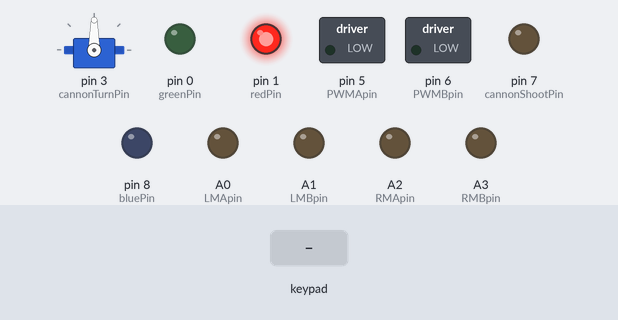
Simulated run of this sketch. Board: Arduino Uno, built with avr-gcc and run on an emulated ATmega328P. On the bench: servo, switched loads named in the sketch (green lamp = pin HIGH), output pins drawn as LEDs (lit = HIGH). The inputs (shaded band) are chosen by the test bench. The audio player accepts every command and is not drawn.

Above: at 2.7 s.
2.8 s: key 'U' pressed
At 3.4 s:
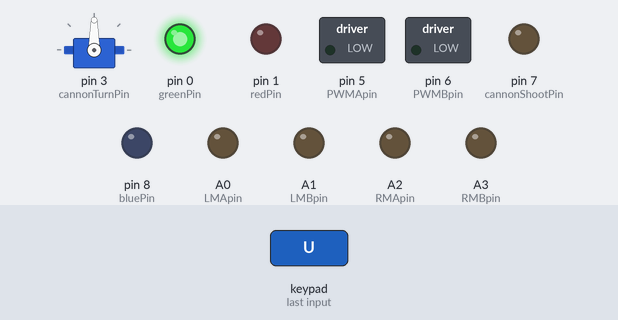
4.3 s: key 'S' pressed
At 4.56 s:
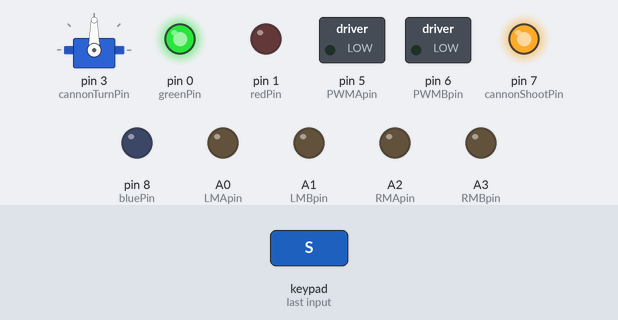
6.2 s: key 'U' pressed
At 6.8 s:
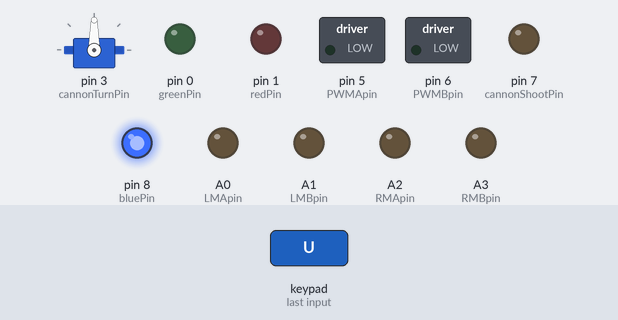
7.7 s: key 'S' pressed
At 7.98 s:
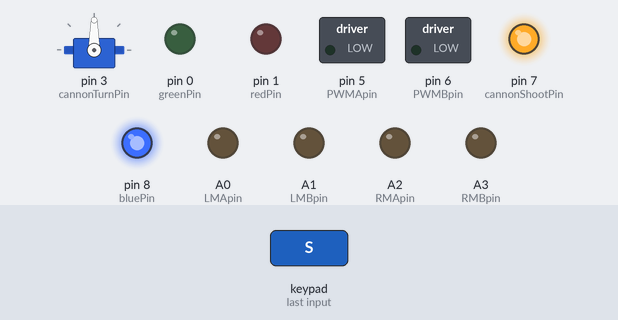
9.6 s: key 'D' pressed
At 10.3 s:
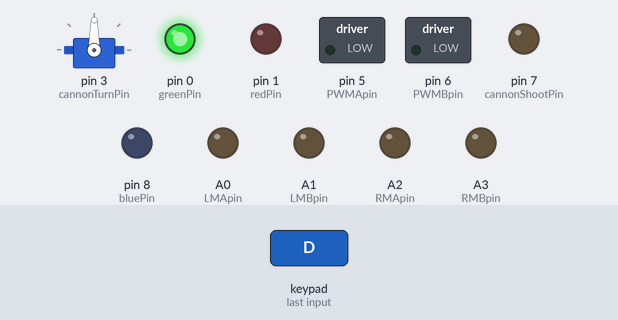
Timing chart, 0 to 12.1 s (numbered marks = the images above; inputs shaded):
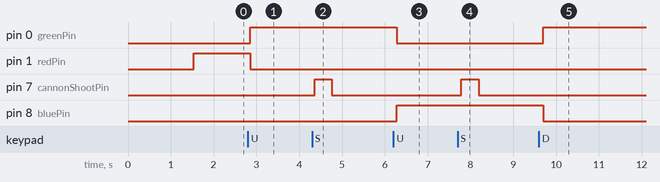

Measured:
- after the input at 2.8 s, pin 0 (greenPin): LOW → HIGH after 0.05 s; pin 1 (redPin): HIGH → LOW after 0.05 s
- after the input at 4.3 s, pin 7 (cannonShootPin): LOW → HIGH after 0.06 s, → LOW 0.40 s later
- after the input at 6.2 s, pin 0 (greenPin): HIGH → LOW after 0.07 s; pin 8 (bluePin): LOW → HIGH after 0.07 s
- after the input at 7.7 s, pin 7 (cannonShootPin): LOW → HIGH after 0.09 s, → LOW 0.40 s later
- after the input at 9.6 s, pin 0 (greenPin): LOW → HIGH after 0.10 s; pin 8 (bluePin): HIGH → LOW after 0.10 s

The sketch:

EA_Water_Proj.ino
```cpp
#include <PS2X_lib.h>  //for v1.6
#include <Wire.h>
#include <Adafruit_MotorShield.h>
#include "SoftwareSerial.h"
#include "DFRobotDFPlayerMini.h"
#include "Servo.h"

PS2X ps2x; // create PS2 Controller Class

//right now, the library does NOT support hot pluggable controllers, meaning
//you must always either restart your Arduino after you conect the controller,
//or call config_gamepad(pins) again after connecting the controller.
int error = 0;
byte type = 0;
byte vibrate = 0;

// Create the motor shield object with the default I2C address
//Adafruit_MotorShield AFMS = Adafruit_MotorShield();
// Or, create it with a different I2C address (say for stacking)
// Adafruit_MotorShield AFMS = Adafruit_MotorShield(0x61);

// Select which 'port' M1, M2, M3 or M4. In this case, M1
//Adafruit_DCMotor *left = AFMS.getMotor(3);
//Adafruit_DCMotor *right = AFMS.getMotor(4);
// You can also make another motor on port M2
//Adafruit_DCMotor *myOtherMotor = AFMS.getMotor(2);

// DFRobotDFPlayerMini object
SoftwareSerial mySoftwareSerial(2, 4); // RX, TX
DFRobotDFPlayerMini myDFPlayer;

byte musicIndex = 1;
byte LEDIndex = 1;
bool musicPlayState = true;
bool ledUpState = true;
int servoDir = 90;
Servo cannonServo;
byte PWMApin = 5;
byte PWMBpin = 6;
byte LMApin = A0;
byte LMBpin = A1;
byte RMApin = A2;
byte RMBpin = A3;

//==========================Pin Definition==============================
int redPin = 1;
int greenPin = 0;
int bluePin = 8;
int cannonTurnPin = 3;
int cannonShootPin = 7;
//======================================================================

// ======================Prototype functions===========================

void move_boat(void);
void motor_move(byte, byte, byte, byte, byte, byte); // PWMA, LMA, LMB, RMA, RMB, PWMB
void front_cannon (void);
void song_selection(void);
void led_pattern(void);
void setColor(int, int, int);
void setLEDStrip(void);

// ====================================================================

void setup() {
  //Serial.begin(9600);
  mySoftwareSerial.begin(9600);

  cannonServo.attach(cannonTurnPin);
  //CHANGES for v1.6 HERE!!! **************PAY ATTENTION*************

  error = ps2x.config_gamepad(13, 11, 10, 12, false, false); //setup pins and settings:  GamePad(clock, command, attention, data, Pressures?, Rumble?) check for error

  if (error == 0) {
    //Serial.println("Found Controller, configured successful");
    //Serial.println("Try out all the buttons, X will vibrate the controller, faster as you press harder;");
    //Serial.println("holding L1 or R1 will print out the analog stick values.");
    //Serial.println("Go to www.billporter.info for updates and to report bugs.");
  }

  else if (error == 1);
    //Serial.println("No controller found, check wiring, see readme.txt to enable debug. visit www.billporter.info for troubleshooting tips");

  else if (error == 2);
    //Serial.println("Controller found but not accepting commands. see readme.txt to enable debug. Visit www.billporter.info for troubleshooting tips");

  else if (error == 3);
    //Serial.println("Controller refusing to enter Pressures mode, may not support it. ");

  //Serial.print(ps2x.Analog(1), HEX);

  type = ps2x.readType();
  switch (type) {
    case 0:
      //Serial.println("Unknown Controller type");
      break;
    case 1:
      //Serial.println("DualShock Controller Found");
      break;
    case 2:
      //Serial.println("GuitarHero Controller Found");
      break;
  }

  //AFMS.begin();  // create with the default frequency 1.6KHz
  //AFMS.begin(1000);  // OR with a different frequency, say 1KHz
  delay(1000);

  if (!myDFPlayer.begin(mySoftwareSerial)) {  //Use softwareSerial to communicate with mp3.
    //Serial.println(F("Unable to begin:"));
    //Serial.println(F("1.Please recheck the connection!"));
    //Serial.println(F("2.Please insert the SD card!"));
  }

  myDFPlayer.volume(20);  //Set volume value. From 0 to 30
  myDFPlayer.loop(musicIndex);  //Play the first mp3
  //Serial.print("Playing the song Index: ");
  //Serial.println(musicIndex);

  pinMode(redPin, OUTPUT);
  pinMode(greenPin, OUTPUT);
  pinMode(bluePin, OUTPUT);
  pinMode(cannonShootPin, OUTPUT);
  pinMode(LMApin,OUTPUT);
  pinMode(LMBpin,OUTPUT);
  pinMode(RMApin,OUTPUT);
  pinMode(RMBpin,OUTPUT);
  pinMode(PWMApin,OUTPUT);
  pinMode(PWMBpin,OUTPUT);

  setLEDStrip();
}

void loop() {
  // put your main code here, to run repeatedly:
  if (ps2x.ButtonPressed(PSB_BLUE)) {
    //Serial.println("X is pressed!");
    musicPlayState = !musicPlayState;
    if (!musicPlayState)myDFPlayer.pause();
    else if (musicPlayState)myDFPlayer.start();
  }
  if (ps2x.ButtonPressed(PSB_RED)) {
    ledUpState = !ledUpState;
    if (ledUpState)setColor(0, 0, 0);
    else if (!ledUpState)setLEDStrip();
  }
  move_boat();
  front_cannon();
  song_selection();
  led_pattern();
}

/*
void move_boat() {
  ps2x.read_gamepad(false, vibrate);
  float leftJoy = ps2x.Analog(PSS_LY);
  float rightJoy = ps2x.Analog(PSS_RX);
  //Serial.println(leftJoy);

  if (leftJoy < 110) {
    Serial.println("Forward");
    //leftJoy = map(leftJoy,140,255,0,1);
    left->run(FORWARD);
    right->run(FORWARD);
  }
  else if (leftJoy > 140) {
    Serial.println("Backwards");
    //leftJoy = map(leftJoy,0,110,1,0);
    left->run(BACKWARD);
    right->run(BACKWARD);
  }
  else {
     //Serial.println("Stop");
    left->run(RELEASE);
    right->run(RELEASE);
  }

  if (rightJoy > 140) {
    Serial.println("Right");
    float rightMapped = map(rightJoy, 170, 255, 0, 1000) / 1000.0 * 255;
    right->setSpeed(rightMapped);
    left->setSpeed(255);
  }
  else if (rightJoy < 110) {
    Serial.println("Left");
    float rightMapped = map(rightJoy, 30, 110, 0, 1000) / 1000.0 * 255;
    left->setSpeed(rightMapped);
    right->setSpeed(255);
  }
  else {
    //Serial.println("null");
    left->setSpeed(255);
    right->setSpeed(255);
  }
  delay(50);

  }
*/
void move_boat() {
  bool motorStateL[] = {0, 0};
  bool motorStateR[] = {0, 0};
  byte motorSpeedL = 0;
  byte motorSpeedR = 0;
  float rightMotorMapped, leftMotorMapped, PWMmultiplier;

  ps2x.read_gamepad(false, vibrate);
  float leftJoy = ps2x.Analog(PSS_LY);
  float rightJoy = ps2x.Analog(PSS_RX);
  //Serial.println(leftJoy);

  if (rightJoy > 129) {
    //Serial.println("Right");
    rightMotorMapped = map(rightJoy, 127, 255, 1, 0);
    leftMotorMapped = 1;
  }
  else if (rightJoy < 127   ) {
    //Serial.println("Left");
    leftMotorMapped = map(rightJoy, 128, 0, 1, 0);
    rightMotorMapped = 1;
  }
  else {
    //Serial.println("Full speed");
    rightMotorMapped = 1;
    leftMotorMapped = 1;
  }

  if (leftJoy < 110) {
    motorStateL[0] = 0;
    motorStateL[1] = 1;
    motorStateR[0] = 0;
    motorStateR[1] = 1;
    PWMmultiplier = map(leftJoy, 127, 0, 0, 1000)/1000.0;
  }
  else if (leftJoy > 140) {
    motorStateL[1] = 0;
    motorStateL[0] = 1;
    motorStateR[1] = 0;
    motorStateR[0] = 1;
    //Serial.println("Backwards");
    PWMmultiplier = map(leftJoy, 128, 255, 0, 1000)/1000.0;

  }
  else {

    motorStateL[1] = 0;
    motorStateL[0] = 0;
    motorStateR[1] = 0;
    motorStateR[0] = 0;
    //Serial.println("Stop!");
    PWMmultiplier = 0;
  }
  //Serial.print("PWMLeft");//Serial.println(PWMmultiplier * rightMotorMapped * 255);
  //Serial.print("PWMRight");//Serial.println(PWMmultiplier * leftMotorMapped * 255);
  motor_move(PWMmultiplier * rightMotorMapped * 255, motorStateL[0], motorStateL[1], motorStateR[0], motorStateR[1], PWMmultiplier * leftMotorMapped * 255);
  delay(50);
}


void front_cannon() {


  if (ps2x.Button(PSB_R1) && (servoDir >= 0)) {
    //Serial.print("Cannon turn left:");
    servoDir -= 8;
    if (servoDir < 0) {
      //Serial.println("Reset to 0");
      servoDir = 0;
    }
    cannonServo.write(servoDir);
    //Serial.println(servoDir);
    delay(50);
  }
  else if (ps2x.Button(PSB_L1) && (servoDir <= 180)) {
    //Serial.print("Cannon turn right: ");
    servoDir += 8;
    if (servoDir > 176) {
      //Serial.println("Reset to 180");
      servoDir = 170;
    }
    cannonServo.write(servoDir);
    //Serial.println(servoDir);
    delay(50);
  }
  if (ps2x.Button(PSB_PINK)) {
    //Serial.println("Cannon firing");
    digitalWrite(cannonShootPin, HIGH);
    delay(50);
  }
  else {
    digitalWrite(cannonShootPin, LOW);
  }
}

void song_selection() {
  if (musicPlayState) {
    if (ps2x.ButtonPressed(PSB_PAD_LEFT)) {
      //Serial.println("Previous Song");
      musicIndex--;
      if (musicIndex == 0) {
        musicIndex += 10;
      }
      myDFPlayer.loop(musicIndex);
    }
    else if (ps2x.ButtonPressed(PSB_PAD_RIGHT)) {
      //Serial.println("Next Song");
      musicIndex++;
      if (musicIndex > 10) {
        musicIndex -= 10;
      }
      myDFPlayer.loop(musicIndex);
    }
  }
}

void led_pattern() {
  if (ps2x.ButtonPressed(PSB_PAD_UP)) {
    //Serial.println("Next light pattern");
    LEDIndex++;
    setLEDStrip();
  }
  else if (ps2x.ButtonPressed(PSB_PAD_DOWN)) {
    //////Serial.println("Previous light pattern");
    LEDIndex--;
    setLEDStrip();
  }
}

void setColor(int red, int green, int blue)
{
#ifdef COMMON_ANODE
  red = 255 - red;
  green = 255 - green;
  blue = 255 - blue;
#endif
  analogWrite(redPin, red);
  analogWrite(greenPin, green);
  analogWrite(bluePin, blue);
}

void setLEDStrip() {
  switch (LEDIndex) {
    case 1:
      setColor(255, 0, 0);  // red
      break;
    case 2:
      setColor(0, 255, 0);  // green
      break;
    case 3:
      setColor(0, 0, 255);  // blue
      break;
    case 4:
      setColor(255, 255, 0);  // yellow
      break;
    case 5:
      setColor(255, 0, 255);  // purple
      break;
    case 6:
      setColor(0, 255, 255);  // aqua
      break;
    case 0 :
      LEDIndex = 6;
      setLEDStrip();
      break;
    case 7:
      LEDIndex = 1;
      setLEDStrip();
      break;

  }
}

void motor_move(byte PWMA, byte LMA, byte LMB, byte RMA, byte RMB, byte PWMB) {

  digitalWrite(LMApin, LMA);
  digitalWrite(LMBpin, LMB);
  digitalWrite(RMApin, RMA);
  digitalWrite(RMBpin, RMB);
  analogWrite(PWMApin, PWMA);
  analogWrite(PWMBpin, PWMB);


}
```
